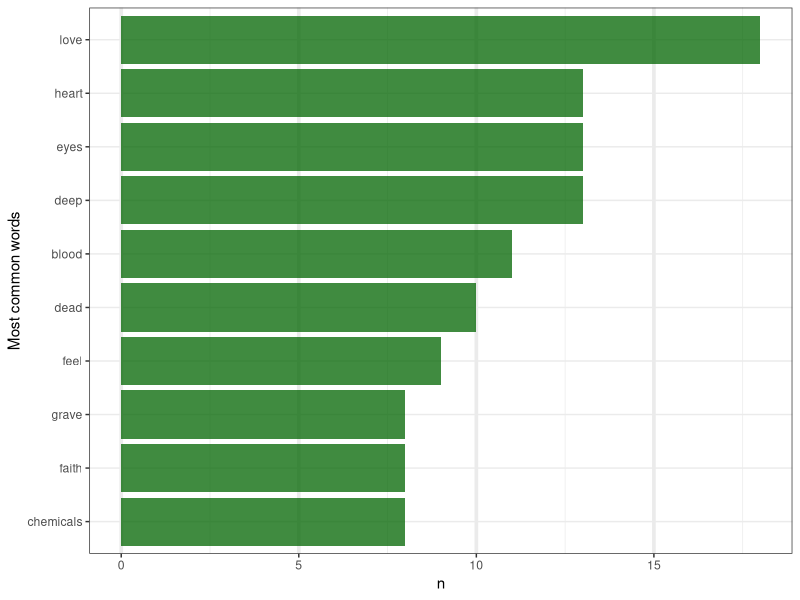
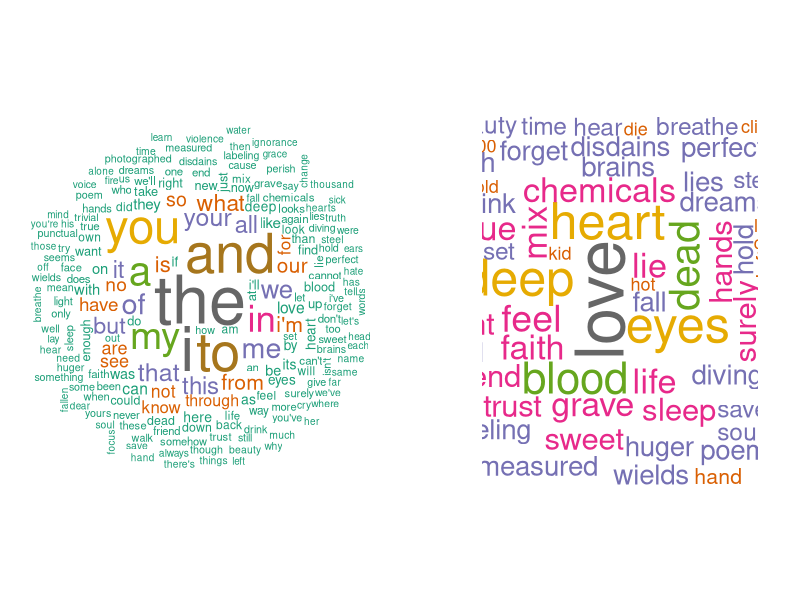
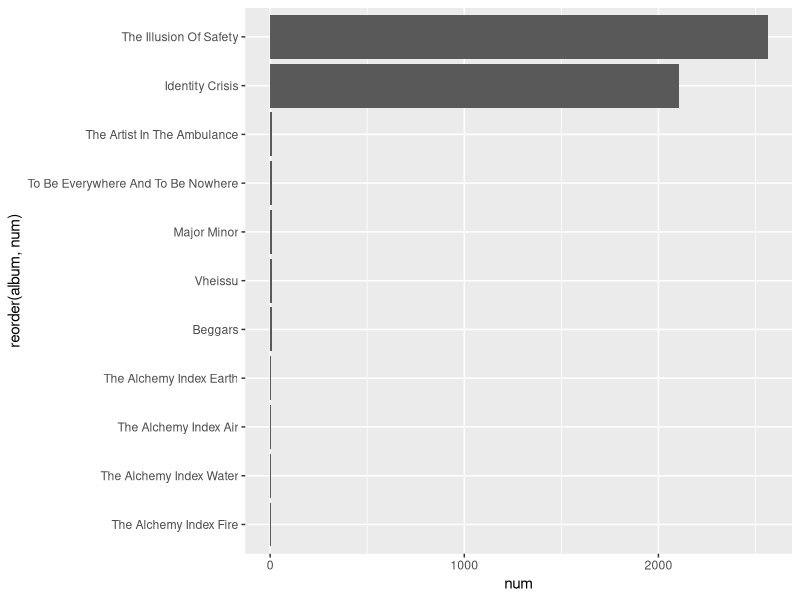
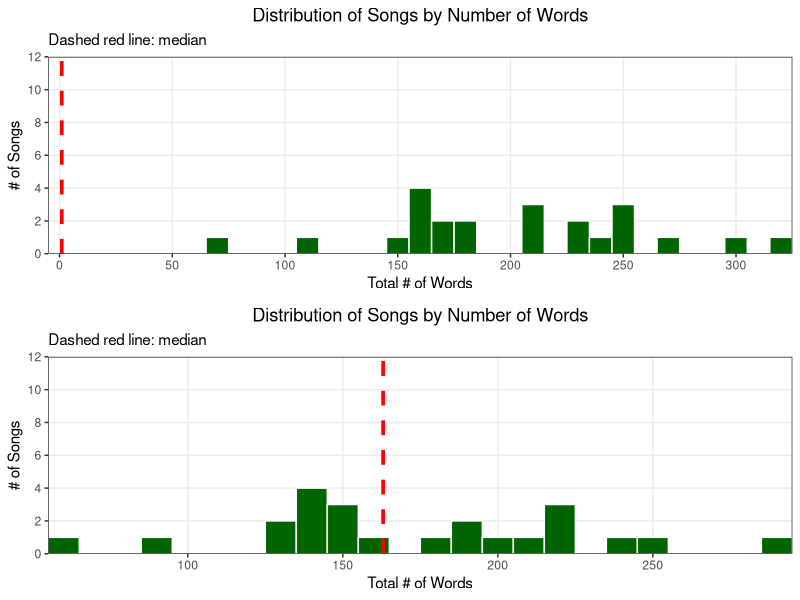
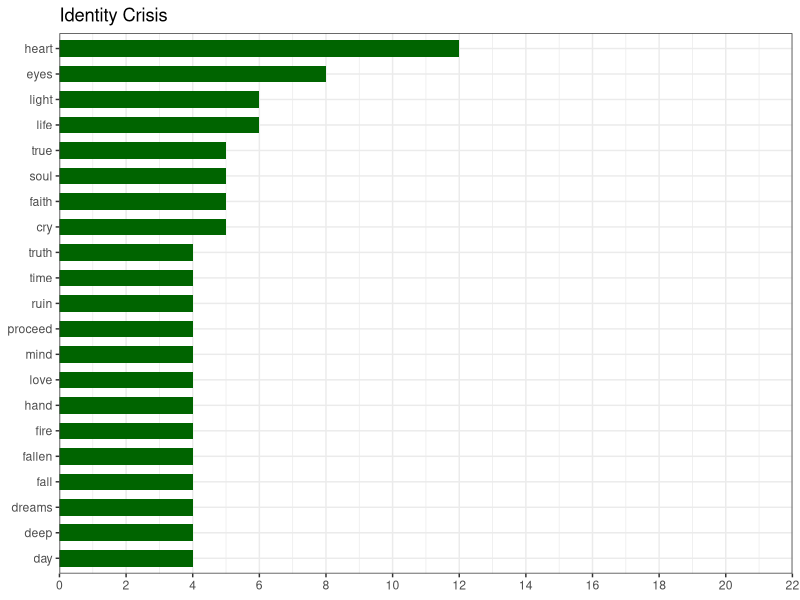
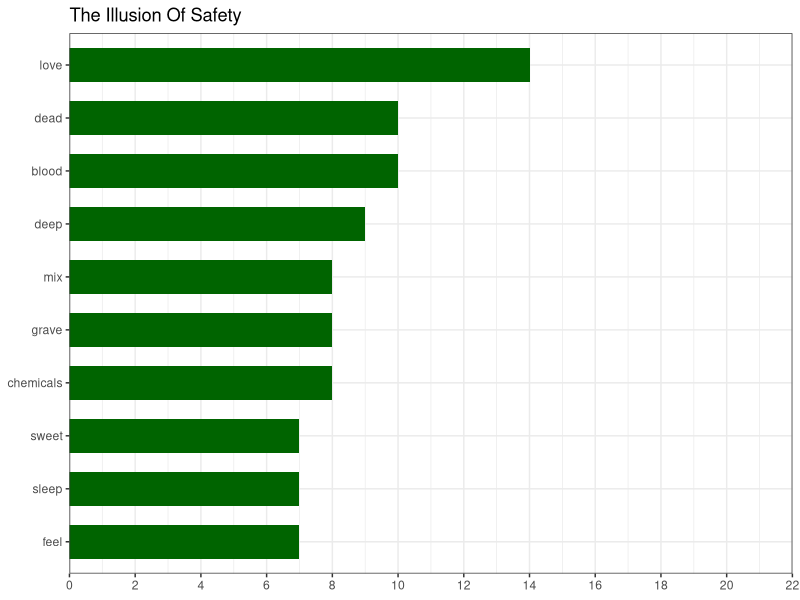
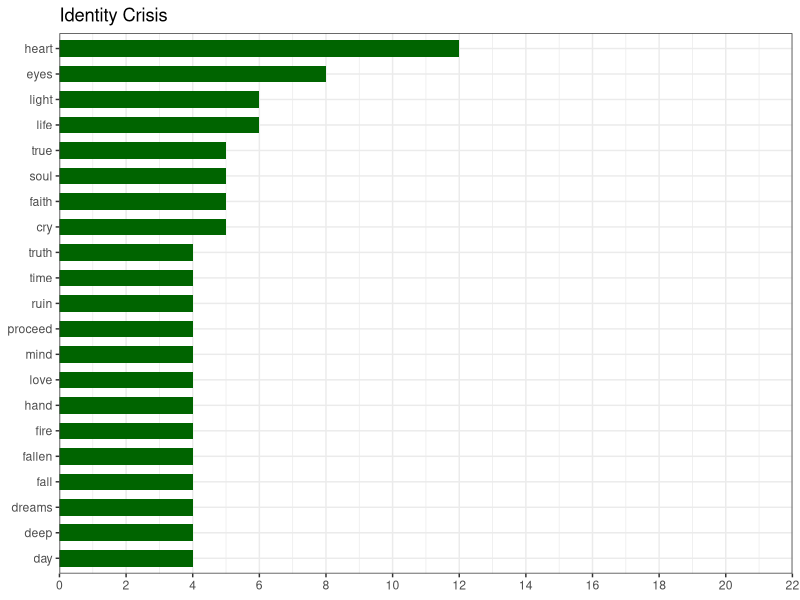
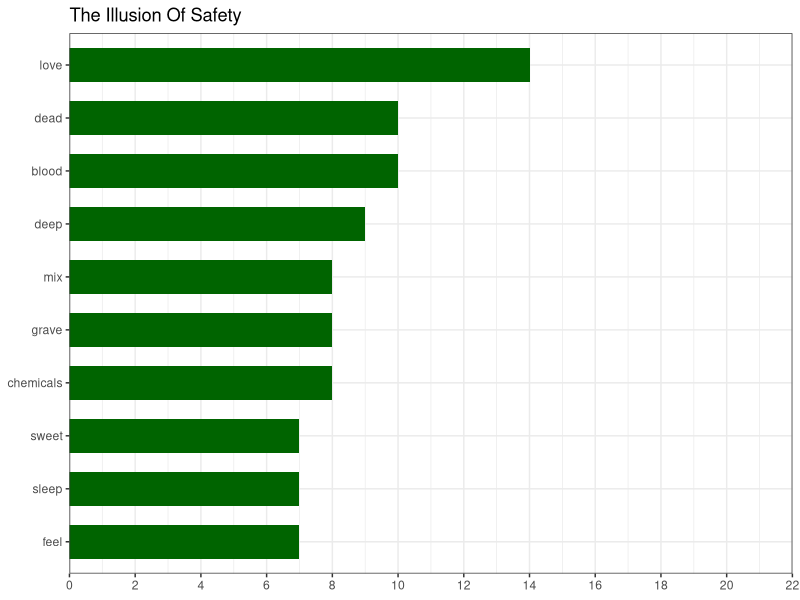

R code for these plots, in order: (Note: this script raises an error after producing the figures.)
# Packages:
library(tidyverse)
library(tidytext)
library(lubridate)
library(stringr)

library(gplots)
library(ggrepel)
library(scales)
library(gridExtra)

# load dataset ------------------------------------------------------------

df <- read.csv('thrice.df.csv', header=TRUE, stringsAsFactors = FALSE)

df <- df %>% 
       mutate(album = factor(album, levels = unique(album)),
              length = ms(length),
              lengthS = seconds(length))

glimpse(df)
# both length and lengthS are now Period/S4 variables!
# album is a factor!


# Lyrics analysis ---------------------------------------------------------

df <- df %>%
  mutate(numLines = str_count(lyrics, '<br>') + 1) %>%      # num of lines per song
  mutate(numWord = str_count(lyrics, ' ') + 1)              # num of words per song

# how accurate are the numLines and numWord counts?
# comparison when unnest lyrics by line and word in later section of this article!

# lyrics separated by line, "<br>" tag
# uninterested in looking at line counts so split into lines on each <br> tag 
# and then unnest each word from each "line" of lyrics

wordToken <-  df %>%
  unnest_tokens(line, lyrics, token = stringr::str_split, pattern = ' <br>') %>%   # take out <br> tags
  unnest_tokens(word, line) %>% 
  mutate(wordCount = row_number()) %>%    # count of words in order of line, song, album
  select(-numLines, -numWord)             # take out numLines and numWord, can calculate independtly later

glimpse(wordToken)
# uncleaned unigrams containing all 'stop words' such as 'I', 'you', 'we', 'very', etc. etc.


countWord <- wordToken %>% count(word, sort=TRUE)
countWord  %>% head(10)
# 'the' is most common....

# Include stop_words ------------------------------------------------------

data("stop_words")
stop_words         # data base of 'stop words' to clean unigrams.

stop_words %>% head(5)

wordToken2 <- wordToken %>% 
  anti_join(stop_words) %>%                 
  # use anti-join to take out words in wordToken that appear in stop_words
  select(-wordCount) %>%     # won't need wordCount
  arrange(ID)  # or track_num essentially same thing

countWord2 <- wordToken2 %>% count(word, sort=TRUE)

countWord2 %>% head(10)
# with no stop words, 'eyes', ''ll', ''ve', and 'love', 'light' are most common
# interesting in -light- of the fact that sentiment-score wise Thrice songs are overtly negative...
# we'll see more of that in Part 3

# graph of top words (no stop words) ####
countWord2 %>% head(10) %>% 
  ggplot(aes(reorder(word, n), n)) + 
  geom_bar(stat = "identity", fill = "darkgreen", alpha = 0.75) +
  xlab("Most common words") +
  coord_flip() +
  theme_bw() +
  theme(panel.grid.major.x = element_line(size = 1.25))

# WORD CLOUD (comparison stop vs. no-stop)   ####
library(wordcloud)
layout(matrix(c(1,2),1,2, byrow = TRUE))

wordcloud(countWord$word, countWord$n, random.order = FALSE, max.words = 200, 
          colors = brewer.pal(8, "Dark2"), use.r.layout = TRUE)

# compare with wordcloud without stop_words!
wordcloud(countWord2$word, countWord2$n, random.order = FALSE, max.words = 200,
          colors = brewer.pal(8, "Dark2"), use.r.layout = TRUE)
# looks much better!




####    Explore dataset with dplyr verbs!   ####

# several ways to do this as shown in Part 1 using n_distinct() on `title`...
# the `n()` function specifically counts the # of obsv in the current group and can only be
# used inside summarize(), mutate(), and filter()
df %>% summarise(num_songs = n()) # 103 songs in total, as each row = 1 song

# another example of n(), usage in conjunction with group_by()
# songs per album (by order of # of songs desc) >>> did this in part 1
df %>% group_by(album) %>% 
  summarise(num_songs = n()) %>% 
  arrange(desc(num_songs)) 

# song with most # of lines
df %>% group_by(title) %>%
  select(title, numLines) %>% 
  arrange(desc(numLines)) %>% 
  head(10)

# album with most # of lines
df %>% group_by(album) %>% 
  summarize(lines = sum(numLines)) %>% 
  arrange(desc(lines))

# words per song?
df %>% group_by(title) %>% 
  select(title, album, numWord) %>% 
  arrange(desc(numWord))    
# - The Weight has the most words (all incl. stop words)... also includes <br> though...
# - need to use wordToken instead of wordToken2 as stop_words should be included for sum
wordToken %>% 
  select(title, word) %>% 
  group_by(title) %>% 
  summarize(num_word = n()) %>% 
  arrange(desc(num_word))

# words per album?
aggregate(df$numWord, by = list(df$album), FUN = sum) %>% 
  arrange(desc(x))   
# instrumentals still count the blank as 1, but insignificant.
# numWord by album
df %>% group_by(album) %>% 
  summarize(num = sum(numWord)) %>% 
  arrange(desc(num)) %>% 
  ggplot(aes(reorder(album, num), num)) + geom_bar(stat = "identity") + coord_flip()

wordToken %>% 
  select(album, word) %>% 
  group_by(album) %>% 
  summarize(num_word = n()) %>% 
  arrange(desc(num_word))

# using count of "word" in unnested wordToken 
# and original df "numWord" estimates similar enough...


# random stuff
df %>% 
  filter(album == "Vheissu") %>% 
  select(numWord) %>% 
  sum()

sum(str_count(df$lyrics, "<br>"))   # 2562 breaks in total

sum(str_count(df$lyrics, "light"))
wordToken$word[wordToken$word == "light"]

wordToken2 %>% 
  str_count("light") %>% 
  sum()
# number of times "light" appears in lyrics of song (desc. order)

df %>% 
  mutate(number = str_count(lyrics, pattern = "light")) %>% 
  select(title, album, number) %>% 
  arrange(desc(number)) %>% 
  head(15)

df %>% 
  filter(title == "The Weight") %>% 
  select(album, title, numWord, numLines)
# 421
wordToken %>% 
  filter(title == "The Weight") %>% 
  summarize(num_word = n())    # count rows, in this case: one row = one word
# 383

# most frequent word in each song ####
wordToken2 %>% 
  group_by(title) %>% 
  count(word) %>% 
  arrange(desc(n))

# "I'll" in Black Honey >>> song about
# "image" and "invisible" in "Image of the Invisible" >>> given as shouted out during the chorus numerous
# times in the song... To consider: skewed toward phrases repeated in chorus!

# WordsPerNoStop
df %>%
  mutate(lyrics = str_replace_all(lyrics, '\'', ' ')) %>%
  unnest_tokens(line, lyrics, token = stringr::str_split, pattern = ' <br>') %>% 
  unnest_tokens(word, line) %>%
  anti_join(stop_words) %>%           # filter stop words
  group_by(title) %>% 
  summarize(wordcounts = n()) %>% 
  arrange(desc(wordcounts))

# Distribution of Songs by # of Words     same as above^ but not as accurate?
medianWord <- median(df$numWord)
one <- df %>% 
  ggplot(., aes(x = numWord)) +
  geom_histogram(binwidth = 10,
                 color = 'white',
                 fill = 'darkgreen') +
  geom_vline(aes(xintercept = medianWord), colour = "red", linetype = "dashed", size = 1.25) +
  scale_y_continuous(breaks = pretty_breaks(), expand = c(0, 0), limits = c(0, 12)) +
  scale_x_continuous(breaks = pretty_breaks(), expand = c(0, 0)) +
  xlab('Total # of Words') +
  ylab('# of Songs') +
  labs(title = 'Distribution of Songs by Number of Words', 
       subtitle = 'Dashed red line: median') + 
  theme_bw() +
  theme(panel.grid.minor = element_blank(), 
        plot.title = element_text(hjust = 0.5))

# WordsPerSong
WordsPerSong <- wordToken %>%      # NOT filter stop words (included in the lyrics for the total count)
  group_by(title) %>% 
  summarize(wordcounts = n()) %>%    #
  arrange(desc(wordcounts))

# Histogram of Word counts (per Song)   >>>> same as in uni-bi-tri section...
two <- WordsPerSong %>% 
  ggplot(aes(x = wordcounts)) + 
  geom_histogram(binwidth = 10, color = "white", fill = "darkgreen") +
  geom_vline(xintercept = median(WordsPerSong$wordcounts), color = "red", linetype = "dashed", size = 1.25) +
  scale_y_continuous(breaks = pretty_breaks(), expand = c(0, 0), limits = c(0, 12)) +
  scale_x_continuous(breaks = pretty_breaks(), expand = c(0, 0)) +
  xlab('Total # of Words') +
  ylab('# of Songs') +
  labs(title = 'Distribution of Songs by Number of Words', 
       subtitle = 'Dashed red line: median') + 
  theme_bw() +
  theme(panel.grid.minor = element_blank(), 
        plot.title = element_text(hjust = 0.5))

# compare accuracy of numWord method used...
grid.arrange(one, two)
# crucial difference: WordsPerSong filter out instrumentals all together!
# df includes instrumentals and has counted as 1

# most frequent unigrams per album: ####
# nested on albums!

word_count_nested <- wordToken2 %>% 
  group_by(album, word) %>% 
  summarize(count = n()) %>% 
  top_n(10) %>% 
  arrange(album, desc(count)) %>% 
  nest() 

word_count_nested$data

word_count_nested$data[[1]]

library(scales)
word_count_nested <- word_count_nested %>% 
  mutate(plot = map2(data, album, 
                     ~ggplot(data = .x) +
           geom_bar(aes(reorder(word, count), count), 
                    stat = "identity", fill = "darkgreen", width = 0.65) +
           scale_y_continuous(breaks = pretty_breaks(10), limits = c(0, 22), expand = c(0, 0)) +
           ggtitle(.y) +
           labs(x = NULL, y = NULL) +
           coord_flip() +  
           theme_bw()
           ))

word_count_nested$plot
word_count_nested$plot[[1]]
word_count_nested$plot[[2]]
word_count_nested$plot[[9]]
word_count_nested$plot[[11]]

word_count_nested %>% 
  unnest(data) %>% 
  ggplot(aes(x = word, y = count)) +
  geom_bar(stat = "identity") +
  facet_grid(.~album)
# won't work with facetting

# save all plots in as one list
nested_plots <- word_count_nested$plot

glimpse(nested_plots)[[1]]
str(nested_plots, list.len = 2, max.level = 2)

do.call(grid.arrange, c(word_count_nested$plot, ncol = 3))

# how tf do i get this to work with purrr? lol.
map(c(unlist(nested_plots), grid.arrange, ncol = 3))
map(nested_plots, grid.arrange)
map(nested_plots, grid.arrange, ncol = 3, nrow = 5)

# works very easily with cowplot
# call list of ggplots (per album) with plotlist = __ then specify # of columns/rows/etc...
library(cowplot)
cowplot::plot_grid(plotlist = nested_plots, ncol = 3)

# save plot of most frequent word (for each album) individually now! ####
map2(paste0(word_count_nested$album, ".pdf"), word_count_nested$plot, ggsave)



##### separate from here? ####


# Uni-bi-trigrams ---------------------------------------------------------

nGram <- data_frame(text = paste(wordToken$word, collapse = ' '))       # stop-words
nGramCleaned <- data_frame(text=paste(wordToken2$word, collapse = ' ')) # NO stop-words

# top 20 unigrams
countWord2 %>% head(20) %>% 
  ggplot(aes(reorder(word, n), n)) + 
  geom_bar(stat = "identity") +
  coord_flip()

glimpse(countWord2)

# BI

biGrams <-  nGram %>% 
  unnest_tokens(ngram, text, token = "ngrams", n = 2) 

biGramsCleaned <-  nGramCleaned %>% 
  unnest_tokens(ngram, text, token = "ngrams", n = 2) %>%
  count(ngram, sort = TRUE)

glimpse(biGrams)

bi_count <- biGrams %>% count(ngram, sort = TRUE)

bi_count %>% head(20) %>% 
  ggplot(aes(reorder(ngram, n), n)) + 
  geom_bar(stat = "identity") +
  coord_flip()

biGramsSep <- biGramsCleaned %>% 
  separate(ngram, c("word1", "word2", sep = " "))


# TRI

triGrams <-  nGram %>% 
  unnest_tokens(ngram, text, token = "ngrams", n = 3) 

tri_count <- triGrams %>% count(ngram, sort = TRUE)

tri_count %>% head(20) %>% 
  ggplot(aes(reorder(ngram, n), n)) +
  geom_bar(stat = "identity") +
  coord_flip()

triGrams %>% 
  separate(ngram, c("word1", "word2", "word3"), sep = " ") %>% 
  count(word1, word2, word3, sort = T)

triGrams %>% 
  separate(ngram, c("word1", "word2", "word3"), sep = " ") %>% 
  filter(!word1 %in% stop_words$word,
         !word2 %in% stop_words$word,
         !word3 %in% stop_words$word) %>% 
  count(word1, word2, word3, sort = T)

?top_n




# AFINN 
AFINN <- get_sentiments("afinn")

love_words <- biGramsSep %>% 
  filter(word1 == "love") %>% 
  inner_join(AFINN, by = c(word2 = "word")) %>%
  count(word2, score, sort = TRUE) %>%
  ungroup()

love_words %>% 
  mutate(contribution = nn * score) %>% 
  arrange(desc(abs(contribution))) %>% 
  head(20) %>% 
  mutate(word2 = reorder(word2, contribution)) %>% 
  ggplot(aes(word2, nn * score, fill = nn *score > 0)) + 
  geom_col(show.legend = F) +
  coord_flip()

# love betrays, love ... die, love ... evil, love ... chance, love .../ true, love ... loyalty

negation_words <- c("not", "no", "never", "without")

negated_words <- biGramsSep %>%
  filter(word1 %in% negation_words) %>%
  inner_join(AFINN, by = c(word2 = "word")) %>%
  count(word1, word2, score, sort = TRUE) %>%
  ungroup()

medianWord <- median(df$numWord)

uniqueWords <- wordToken2 %>% 
  select(word) %>% 
  filter(!str_detect(word, '[0-9]')) %>% 
  group_by(word) %>% 
  filter(row_number(word) == 1) %>% 
  arrange(word)

numUniqueWords <- nrow(uniqueWords)
numUniqueWords



# TABLE:

tab <- cbind(countWord, empty, countWord2)

kable(tab[1:20,], format='markdown', row.names = F,
      col.names = c('All uniGrams', 'Freq', ' ', '|', ' ', 'Cleaned uniGrams', 'Freq'))
